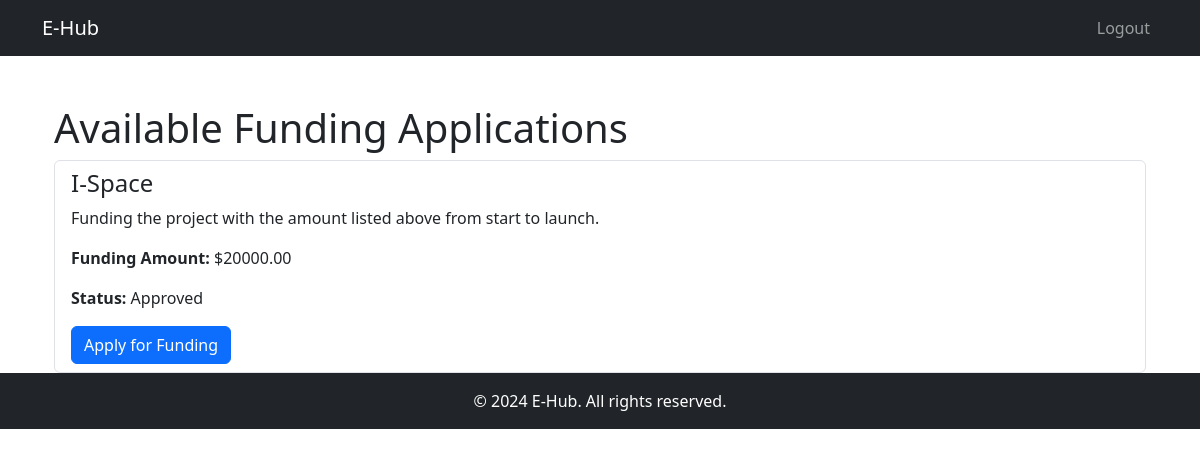
Page /available-funding/ (signed in) on the committed database.
### myapp/models.py (models this page shows, shortened)
class FundingApplication(models.Model):
    founder = models.ForeignKey(Founder, on_delete=models.CASCADE, related_name='funding_applications')
    project_name = models.CharField(max_length=255)
    funding_amount = models.DecimalField(max_digits=10, decimal_places=2)
    description = models.TextField()
    submitted_at = models.DateTimeField(auto_now_add=True)
    status = models.CharField(
        max_length=20,
        choices=[('Pending', 'Pending'), ('Approved', 'Approved'), ('Rejected', 'Rejected')],
        default='Pending'
    )

### myapp/views.py (the view)
# urls.py: path('available-funding/', views.available_funding_applications, name='available_funding_applications'),
@login_required
def available_funding_applications(request):
    applications = FundingApplication.objects.all()  # Get all funding applications
    return render(request, 'investors/available_funding_applications.html', {'applications': applications})

### myapp/templates/investors/available_funding_applications.html
{% extends "base_generic.html" %}
{% block content %}
<div class="container mt-5">
    <h1>Available Funding Applications</h1>
    <div class="list-group">
        {% for application in applications %}
        <div class="list-group-item">
            <h4>{{ application.project_name }}</h4>
            <p>{{ application.description }}</p>
            <p><strong>Funding Amount:</strong> ${{ application.funding_amount }}</p>
            <p><strong>Status:</strong> {{ application.status }}</p>
            <a href="{% url 'investors:apply_for_funding' application.id %}" class="btn btn-primary">Apply for Funding</a>
        </div>
        {% endfor %}
    </div>
</div>
{% endblock %}

### rows in the picture
FundingApplication: project_name "I-Space", description "Funding the project with the amount listed above from start to launch.", funding_amount "20000.00", status "Approved"
